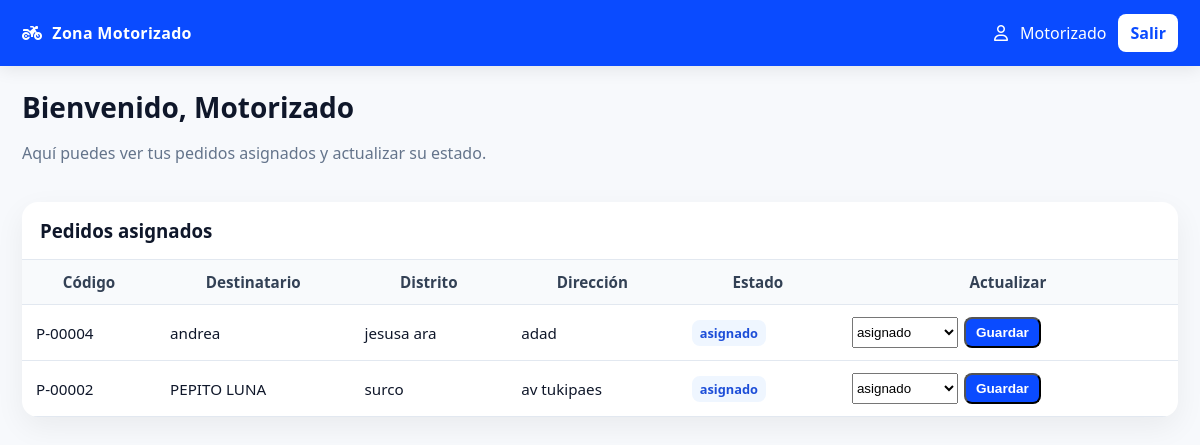
The page /courier_sdt/zona_motorizado.php (signed in) on the database its author committed.
### tables this page shows
CREATE TABLE `pedidos` (
  `id_pedido` int(11) NOT NULL,
  `id_emprendedor` int(11) NOT NULL,
  `id_motorizado` int(11) DEFAULT NULL,
  `destinatario` varchar(120) NOT NULL,
  `tipo_pedido` varchar(40) NOT NULL,
  `telefono` varchar(20) NOT NULL,
  `distrito` varchar(80) NOT NULL,
  `direccion` varchar(200) NOT NULL,
  `detalle_pedido` text NOT NULL,
  `observaciones` varchar(255) DEFAULT NULL,
  `fecha_creacion` timestamp NOT NULL DEFAULT current_timestamp(),
  `codigo_seguimiento` varchar(30) DEFAULT NULL,
  `estado` varchar(20) NOT NULL DEFAULT 'asignado',
  `creado_en` datetime DEFAULT current_timestamp()
);

### courier_sdt/zona_motorizado.php (the view, shortened to what this page needs)
<?php
require_once __DIR__ . '/config.php';
$idMotorizado = (int) $_SESSION['motorizado_id'];
function obtenerPedidosAsignados(int $idMotorizado): array {
    global $pdo;
    $sql = "
        SELECT
            id_pedido,
            -- Si no tiene código, generamos uno simple P-00001
            IFNULL(codigo_seguimiento, CONCAT('P-', LPAD(id_pedido,5,'0'))) AS codigo_seguimiento,
            destinatario,
            distrito,
            direccion,
            estado,
            fecha_creacion
        FROM pedidos
        WHERE id_motorizado = ?
        ORDER BY fecha_creacion DESC
    ";
    $stmt = $pdo->prepare($sql);
    $stmt->execute([$idMotorizado]);
    return $stmt->fetchAll(PDO::FETCH_ASSOC);
}
$pedidos = obtenerPedidosAsignados($idMotorizado);
?>
<!DOCTYPE html>
<html lang="es">
<head>
  <link rel="stylesheet" href="css/styles.css">
  <link rel="stylesheet" href="https://cdnjs.cloudflare.com/ajax/libs/font-awesome/6.5.0/css/all.min.css">
</head>
<body class="admin-page">
  <header class="admin-topbar">
    <div class="admin-topbar__inner">
      <div class="admin-brand">
        <i class="fa-solid fa-motorcycle"></i> Zona Motorizado
      </div>
      <div class="admin-user">
        <i class="fa-regular fa-user"></i>
        <span><?= htmlspecialchars($_SESSION['motorizado_nombre'] ?? 'Motorizado') ?></span>
        <a class="btn btn--light" href="salir.php">Salir</a>
      </div>
    </div>
  </header>
  <div class="admin-layout" style="grid-template-columns: 1fr;">
    <main class="admin-content">
      <section class="admin-hello">
        <h1>Bienvenido, <?= htmlspecialchars($_SESSION['motorizado_nombre'] ?? '') ?></h1>
        <p class="muted">Aquí puedes ver tus pedidos asignados y actualizar su estado.</p>
      </section>
      <section class="admin-card">
        <div class="admin-card__header">
          <h3>Pedidos asignados</h3>
        </div>
        <div class="table-wrap">
          <table class="table">
            <thead>
              <tr>
                <th>Código</th>
                <th>Destinatario</th>
                <th>Distrito</th>
                <th>Dirección</th>
                <th>Estado</th>
                <th>Actualizar</th>
              </tr>
            </thead>
            <tbody>
              <?php if (empty($pedidos)): ?>
                <tr><td colspan="6" class="muted">No tienes pedidos asignados.</td></tr>
              <?php else: ?>
                <?php foreach ($pedidos as $p): ?>
                  <tr>
                    <td><?= htmlspecialchars($p['codigo_seguimiento']) ?></td>
                    <td><?= htmlspecialchars($p['destinatario']) ?></td>
                    <td><?= htmlspecialchars($p['distrito']) ?></td>
                    <td><?= htmlspecialchars($p['direccion']) ?></td>
                    <td><span class="badge"><?= htmlspecialchars($p['estado']) ?></span></td>
                    <td>
                      <form method="post" style="display:flex;gap:6px;">
                        <select name="nuevo_estado" required>
                          <?php
                          $estados = ['asignado', 'en ruta', 'entregado', 'anulado', 'reprogramado'];
                          foreach ($estados as $e) {
                              $sel = ($p['estado'] === $e) ? 'selected' : '';
                              echo "<option value=\"$e\" $sel>$e</option>";
                          }
                          ?>
                        </select>
                        <button type="submit" class="btn-sm">Guardar</button>
                      </form>
                    </td>
                  </tr>
                <?php endforeach; ?>
              <?php endif; ?>
            </tbody>
          </table>
        </div>
      </section>
    </main>
  </div>
</body>
</html>

### courier_sdt/css/styles.css (style rules this page uses)
:root { --azul: #0A4BFF; --azul-osc: #083bd0; --azul-claro: #e8efff; --texto: #0f172a; --muted: #64748b; --fondo: #f7f9fc; --card: #ffffff; --borde: #e2e8f0; --sombra: 0 10px 30px rgba(2, 6, 23, .06); --admin-bg: var(--fondo); --card-bg: var(--card); --ink: var(--texto); --blue: var(--azul); --blue-700: var(--azul-osc); --green:#10b981; --orange:#f59e0b; --red:#ef4444; }
* { box-sizing: border-box; }
body { margin: 0; font-family: "Segoe UI", Roboto, Helvetica, Arial, sans-serif; background: var(--fondo); color: var(--texto); }
.btn { border: none; border-radius: 10px; padding: 10px 16px; cursor: pointer; font-weight: 600; background: var(--azul); color: #fff; transition: .2s; }
.badge { background: #eef2ff; color: #3730a3; border-radius: 6px; padding: 4px 8px; font-size: 12px; }
body.admin-page { background: var(--admin-bg); color: var(--ink); }
.admin-topbar { background: var(--blue); color:#fff; box-shadow: 0 4px 16px rgba(0,0,0,.08); }
.admin-topbar__inner { max-width: 1280px; margin:0 auto; padding:14px 22px; display:flex; align-items:center; justify-content:space-between; gap:18px; }
.admin-brand { font-weight:700; letter-spacing:.3px; display:flex; align-items:center; gap:10px; }
.admin-user { display:flex; align-items:center; gap:12px; }
.btn.btn--light { background:#fff; color:var(--blue); padding:8px 12px; border-radius:8px; text-decoration:none; font-weight:600; }
.admin-layout { max-width: 1280px; margin: 22px auto; display:grid; grid-template-columns: 250px 1fr; gap: 22px; padding:0 22px; }
.admin-content { display:flex; flex-direction:column; gap:22px; }
.admin-hello h1 { font-size: 28px; margin:0 0 6px; }
.muted { color: var(--muted); }
.admin-card { background: var(--card-bg); border-radius:16px; box-shadow: var(--sombra); padding: 0; overflow: hidden; }
.admin-card__header { padding:16px 18px; border-bottom:1px solid var(--borde); display:flex; align-items:center; justify-content:space-between; }
.admin-card__header h3 { margin:0; }
.table-wrap { width:100%; overflow:auto; }
.table { width:100%; border-collapse:collapse; font-size:.95rem; }
.table th, .table td { padding:12px 14px; border-bottom:1px solid var(--borde); }
.table thead th { background:#f8fafc; color:#334155; font-weight:700; }
.btn-sm { background: var(--blue); color:#fff; padding:6px 10px; border-radius:8px; text-decoration:none; font-weight:700; font-size:.85rem; }
.badge { display:inline-block; padding:4px 8px; background:#eff6ff; color:#1d4ed8; border-radius:8px; font-size:.8rem; font-weight:700; }

### rows shown on the page
pedidos: codigo_seguimiento "P-00004", destinatario "andrea", distrito "jesusa ara", direccion "adad", estado "asignado"
pedidos: codigo_seguimiento "P-00002", destinatario "PEPITO LUNA", distrito "surco", direccion "av tukipaes", estado "asignado"

### other values the page prints
$_SESSION['motorizado_nombre'] "Motorizado"
form field nuevo_estado "asignado"
